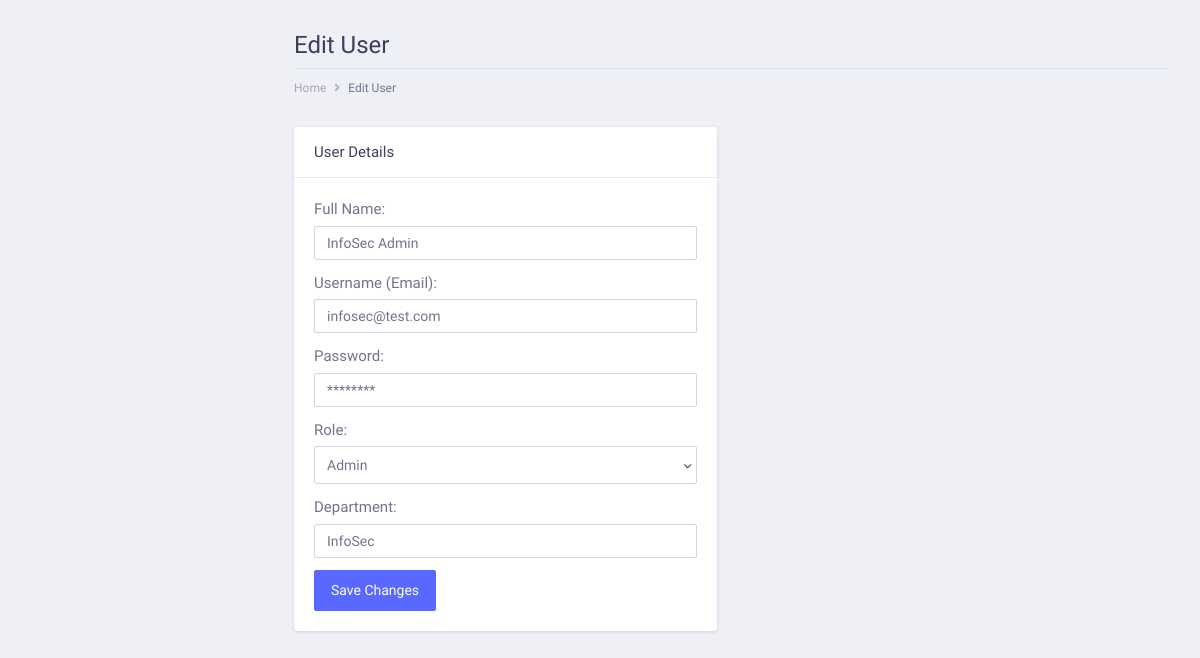
Page /edit-user/18 on the committed database.
### tables this page shows
CREATE TABLE "users" (
	"id"	INTEGER,
	"fullname"	TEXT,
	"username"	TEXT NOT NULL,
	"password"	TEXT NOT NULL,
	"role"	TEXT NOT NULL,
	"department"	TEXT,
	"is_deleted"	INTEGER DEFAULT 0,
	PRIMARY KEY("id" AUTOINCREMENT)
);

### app.py (the view)
@app.route('/edit-user/<user_id>', methods=['GET', 'POST'])
def edit_user(user_id):
    if request.method == 'POST':
        fullname = request.form['fullname']
        username = request.form['username']
        password = request.form['password']
        role = request.form['role']
        department = request.form['department']
        conn = sqlite3.connect('workflows.db')
        cursor = conn.cursor()
        cursor.execute("UPDATE users SET fullname=?, username=?, password=?, role=?, department=? WHERE id=?",
                       (fullname, username, password, role, department, int(user_id)))
        conn.commit()
        conn.close()
        return redirect('/user-management')
    else:
        conn = sqlite3.connect('workflows.db')
        cursor = conn.cursor()
        cursor.execute("SELECT * FROM users WHERE id=?", (int(user_id),))
        user = cursor.fetchone()
        conn.close()
        if user:
            user_dict = {
                'id': user[0],
                'fullname': user[1],
                'username': user[2],
                'password': user[3],
                'role': user[4],
                'department': user[5]
            }
            return render_template('edit_user.html', user=user_dict)
        else:
            return redirect('/user-management')  # or return render_template('error.html', message='User not found')

### templates/edit_user.html (shortened to what this page needs)
<!DOCTYPE html>
<html lang="en">
<head>
  <link rel="stylesheet" href="../static/assets/vendor/bootstrap/css/bootstrap.min.css">
  <link href="../static/assets/vendor/fonts/circular-std/style.css" rel="stylesheet">
  <link rel="stylesheet" href="../static/assets/libs/css/style.css">
  <link rel="stylesheet" href="../static/assets/vendor/fonts/fontawesome/css/fontawesome-all.css">
  <link rel="stylesheet" href="../static/assets/vendor/charts/chartist-bundle/chartist.css">
  <link rel="stylesheet" href="../static/assets/vendor/charts/morris-bundle/morris.css">
  <link rel="stylesheet" href="../static/assets/vendor/fonts/material-design-iconic-font/css/materialdesignicons.min.css">
  <link rel="stylesheet" href="../static/assets/vendor/charts/c3charts/c3.css">
  <link rel="stylesheet" href="../static/assets/vendor/fonts/flag-icon-css/flag-icon.min.css">
  <link href="../static/assets/vendor/fonts/circular-std/style.css" rel="stylesheet">
</head>
<body>
  <div class="dashboard-wrapper">
    <div class="dashboard-ecommerce">
      <div class="container-fluid dashboard-content">
        <div class="row">
          <div class="col-xl-12 col-lg-12 col-md-12 col-sm-12 col-12">
            <div class="page-header">
              <h2 class="pageheader-title">Edit User</h2>
              <div class="page-breadcrumb">
                <nav aria-label="breadcrumb">
                  <ol class="breadcrumb">
                    <li class="breadcrumb-item"><a href="./main.html" class="breadcrumb-link">Home</a></li>
                    <li class="breadcrumb-item active" aria-current="page">Edit User</li>
                  </ol>
                </nav>
              </div>
            </div>
          </div>
        </div>
        <div class="row">
          <div class="col-xl-6 col-lg-6 col-md-12 col-sm-12 col-12">
            <div class="card">
              <h5 class="card-header">User Details</h5>
              <div class="card-body">
                <form method="post" action="{{ url_for('edit_user', user_id=user['id']) }}">
                  <div class="form-group">
                    <label for="fullname">Full Name:</label>
                    <input type="text" class="form-control" id="fullname" name="fullname" value="{{ user['fullname'] }}" required>
                  </div>
                  <div class="form-group">
                    <label for="username">Username (Email):</label>
                    <input type="text" class="form-control" id="username" name="username" value="{{ user['username'] }}" required>
                  </div>
                  <div class="form-group">
                    <label for="password">Password:</label>
                    <input type="password" class="form-control" id="password" name="password" placeholder="********">
                  </div>
                  <div class="form-group">
                    <label for="role">Role:</label>
                    <select class="form-control" id="role" name="role" required>
                      <option value="admin" {% if user['role'] == 'admin' %}selected{% endif %}>Admin</option>
                    </select>
                  </div>
                  <div class="form-group">
                    <label for="department">Department:</label>
                    <input type="text" class="form-control" id="department" name="department" value="{{ user['department'] }}" required>
                  </div>
                  <button type="submit" class="btn btn-primary">Save Changes</button>
                </form>
              </div>
            </div>
          </div>
        </div>
      </div>
    </div>
  </div>
</body>
</html>

### rows in the picture
users: fullname "InfoSec Admin", username "infosec@test.com", role "Admin", department "InfoSec"
